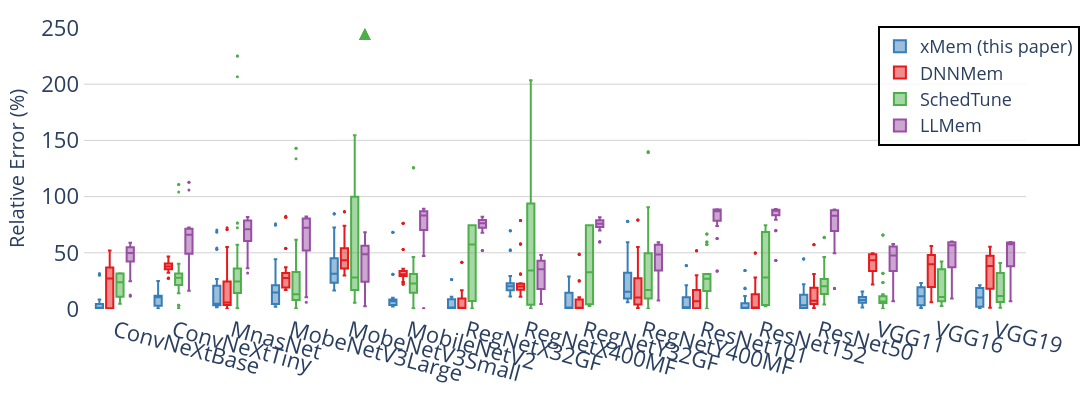

Notebook cell for this chart:
### Markdown cell above
## Box Plot of Relative Error for Adagrad (Not included in the paper as space is limited)

### Code cell
fig = e_plot.plot_relative_error_in_box_diagram_with_verification_data(
    title="Evaluation-Relative Error Experiments Result across Estimators-Adagrad",
    data_dir=anova_dir,
    optimiser="Adagrad",
    overall_median=False,
    image_size=(2000, 400),
    font_size=20,
    legend_font_size=18,
    tickfont_size=22,
    view_mode=view_mode
)
fig.show()

### Figure 1 — Plotly figure (JSON) as saved in the notebook; plotly's stock layout.template omitted (floating-point values rounded to 4 significant figures; data arrays with more than 128 entries replaced by an {"elided": "..."} marker saying what was removed)
{"data": [{"alignmentgroup": "True", "hovertemplate": "Estimator=xMem (this paper)<br>Model=%{x}<br>Error=%{y}<extra></extra>", "legendgroup": "xMem (this paper)", "marker": {"color": "#377eb8", "size": 3}, "name": "xMem (this paper)", "notched": false, "offsetgroup": "xMem (this paper)", "orientation": "v", "showlegend": true, "type": "box", "x": {"elided": "668 str values"}, "x0": " ", "xaxis": "x", "y": {"elided": "668 float values"}, "y0": " ", "yaxis": "y"}, {"alignmentgroup": "True", "hovertemplate": "Estimator=DNNMem<br>Model=%{x}<br>Error=%{y}<extra></extra>", "legendgroup": "DNNMem", "marker": {"color": "#e41a1c", "size": 3}, "name": "DNNMem", "notched": false, "offsetgroup": "DNNMem", "orientation": "v", "showlegend": true, "type": "box", "x": {"elided": "668 str values"}, "x0": " ", "xaxis": "x", "y": {"elided": "668 float values"}, "y0": " ", "yaxis": "y"}, {"alignmentgroup": "True", "hovertemplate": "Estimator=SchedTune<br>Model=%{x}<br>Error=%{y}<extra></extra>", "legendgroup": "SchedTune", "marker": {"color": "#4daf4a", "size": 3}, "name": "SchedTune", "notched": false, "offsetgroup": "SchedTune", "orientation": "v", "showlegend": true, "type": "box", "x": {"elided": "668 str values"}, "x0": " ", "xaxis": "x", "y": {"elided": "668 float values"}, "y0": " ", "yaxis": "y"}, {"alignmentgroup": "True", "hovertemplate": "Estimator=LLMem<br>Model=%{x}<br>Error=%{y}<extra></extra>", "legendgroup": "LLMem", "marker": {"color": "#984ea3", "size": 3}, "name": "LLMem", "notched": false, "offsetgroup": "LLMem", "orientation": "v", "showlegend": true, "type": "box", "x": {"elided": "668 str values"}, "x0": " ", "xaxis": "x", "y": {"elided": "668 float values"}, "y0": " ", "yaxis": "y"}], "layout": {"annotations": [{"align": "center", "font": {"color": "#4daf4a", "size": 20}, "showarrow": false, "text": "▲", "x": "MobeNetV3Small", "xanchor": "center", "xshift": 15, "y": 250, "yanchor": "bottom", "yshift": -20}, {"align": "center", "font": {"color": "#4daf4a", "size": 20}, "showarrow": false, "text": "▲", "x": "MobeNetV3Small", "xanchor": "center", "xshift": 15, "y": 250, "yanchor": "bottom", "yshift": -20}, {"align": "center", "font": {"color": "#4daf4a", "size": 20}, "showarrow": false, "text": "▲", "x": "MobeNetV3Small", "xanchor": "center", "xshift": 15, "y": 250, "yanchor": "bottom", "yshift": -20}], "boxmode": "group", "font": {"size": 20}, "height": 400, "legend": {"bgcolor": "rgba(255,255,255,0.8)", "bordercolor": "Black", "borderwidth": 2, "font": {"size": 18}, "orientation": "v", "title": {}, "tracegroupgap": 0, "x": 0.95, "xanchor": "center", "y": 0.58, "yanchor": "bottom"}, "margin": {"b": 50, "l": 60, "pad": 4, "r": 20, "t": 20}, "plot_bgcolor": "white", "title": {"x": 0.5}, "width": 2000, "xaxis": {"anchor": "y", "categoryarray": ["ConvNeXtBase", "ConvNeXtTiny", "MnasNet", "MobeNetV3Large", "MobeNetV3Small", "MobileNetV2", "RegNetX32GF", "RegNetX400MF", "RegNetY32GF", "RegNetY400MF", "ResNet101", "ResNet152", "ResNet50", "VGG11", "VGG16", "VGG19"], "categoryorder": "array", "domain": [0.0, 1.0], "showgrid": false, "tickangle": 15, "tickfont": {"size": 22}, "title": {"font": {"size": 20}}}, "yaxis": {"anchor": "x", "domain": [0.0, 1.0], "gridcolor": "LightGray", "range": [0, 250], "showgrid": true, "tickfont": {"size": 22}, "title": {"font": {"size": 20}, "text": "Relative Error (%)"}, "zeroline": false}}}
